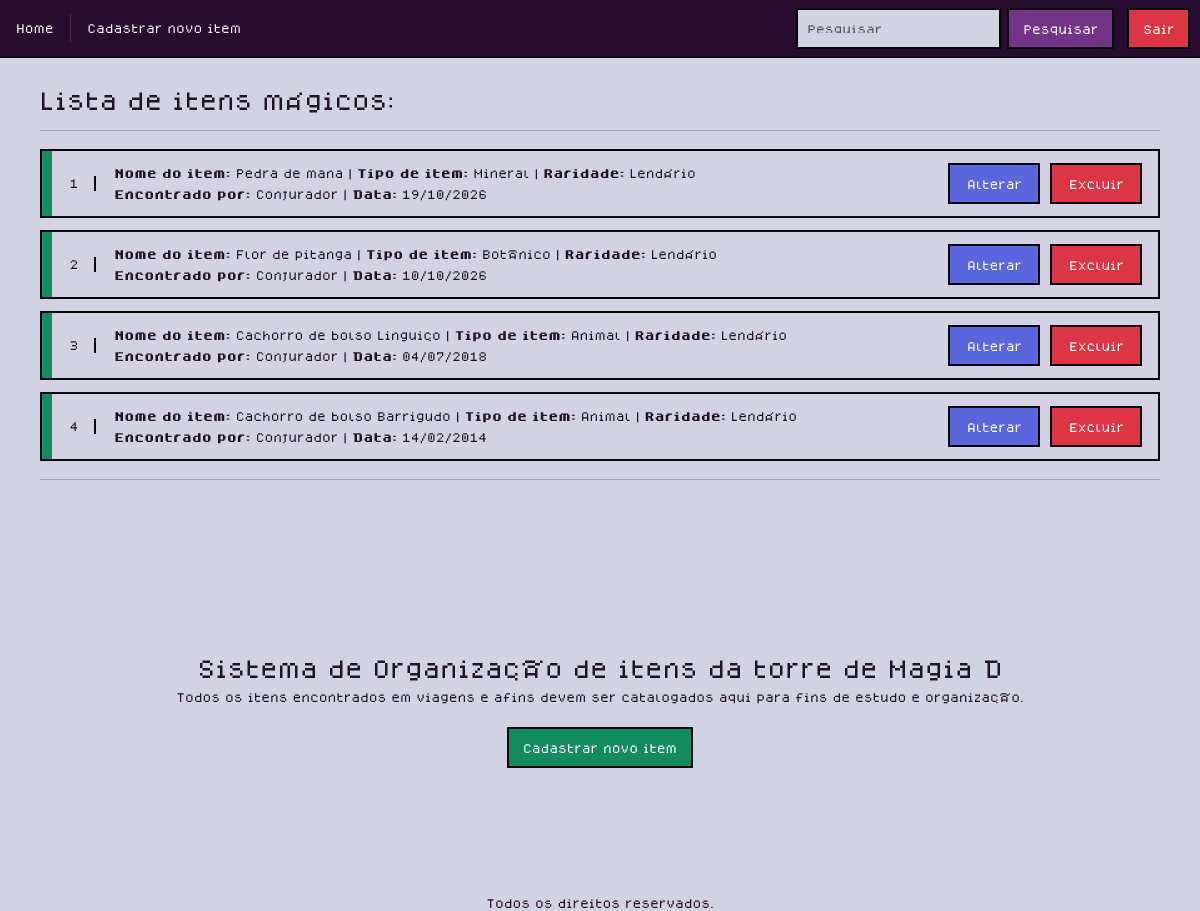
The app's page / (signed in) with its own data.
### apps/crud/models.py (models this page shows, shortened)
class Item(models.Model):
    codigo_item = models.AutoField(primary_key=True)
    nome_item = models.CharField(max_length=100, default="")
    tipo_item = models.CharField(max_length=100, default="")
    peso = models.CharField(max_length=30, default="")
    raridade = models.CharField(max_length=50, default="")
    descricao_item = models.TextField(blank=True, default="")
    nome_encontrador = models.CharField(max_length=100, default="")
    graduacao = models.CharField(max_length=50, default="")
    local_encontrado = models.CharField(max_length=150, default="")
    data_encontrado = models.DateField(null=True, blank=True)

### apps/crud/views.py (the view)
# urls.py: path('', views.index, name='index'),
@login_required
def index(request):
    itens = Item.objects.all()
    return render(request, "index.html", {'itens':itens})

### apps/crud/templates/index.html (shortened to what this page needs)
{% extends 'base-crud.html' %}
{% block content %}
    <div class="home-layout">
        <section aria-labelledby="home-title">
            <h1 id="home-title" class="home-title">Lista de itens mágicos:</h1>
            <hr class="home-divider">
            <div class="item-list">
                {% for item in itens %}
                    <article class="item-card">
                        <div class="item-code">{{ item.codigo_item }}</div>
                        <div class="item-data">
                            <div class="item-info-line">
                                <strong>Nome do item:</strong> {{ item.nome_item }} |
                                <strong>Tipo de item:</strong> {{ item.tipo_item }} |
                                <strong>Raridade:</strong> {{ item.raridade }}
                            </div>
                            <div class="item-info-line item-extra-info">
                                <strong>Encontrado por:</strong> {{ item.nome_encontrador }} |
                                <strong>Data:</strong> {{ item.data_encontrado|date:"d/m/Y" }}
                            </div>
                        </div>
                        <div class="item-actions">
                            <a class="btn btn-item-edit" href="{% url 'alterar_item' item.codigo_item %}">Alterar</a>
                            <form action="{% url 'excluir_item' item.codigo_item %}" method="POST">
                                <button class="btn btn-item-delete" type="submit">Excluir</button>
                            </form>
                        </div>
                    </article>
                {% empty %}
                    <p>Nenhum item cadastrado.</p>
                {% endfor %}
            </div>
        </section>
        <hr class="home-divider">
        <section class="home-info" aria-label="Sobre o sistema">
            <h2 class="home-info-title">Sistema de Organização de itens da torre de Magia D</h2>
            <p>Todos os itens encontrados em viagens e afins devem ser catalogados aqui para fins de estudo e organização.</p>
        </section>
        <div class="home-register">
            <a class="btn btn-register-item" href="{% url 'novo-item' %}">Cadastrar novo item</a>
        </div>
    </div>
{% endblock %}

### apps/crud/templates/base-crud.html (shortened to what this page needs)
{% load static %}
<!doctype html>
<html lang="pt-br">
  <head>
    <link href="https://cdn.jsdelivr.net/npm/bootstrap@5.3.8/dist/css/bootstrap.min.css" rel="stylesheet">
  </head>
  <body class="{% block body_class %}{% endblock %}">
    {% include 'includes/header.html' %}
    <main class="container vh-100">
        {% block content %}{% endblock %}
    </main>
    {% include 'includes/footer.html' %}
  </body>
</html>

### apps/crud/templates/includes/header.html (shortened to what this page needs)
<header>
    <nav class="navbar navbar-expand-lg site-navbar">
        <div class="container-fluid">
            <div class="collapse navbar-collapse" id="navbarSupportedContent">
                <ul class="navbar-nav me-auto mb-2 mb-lg-0">
                    <li class="nav-item">
                        <a class="nav-link active" aria-current="page" href="{% url 'index' %}">Home</a>
                    </li>
                    <li class="nav-item">
                        <a class="nav-link" href="{% url 'novo-item' %}">Cadastrar novo item</a>
                    </li>
                </ul>
                <form action="{% url 'buscar_item' %}" method="GET" class="d-flex nav-search" role="search">
                    <input class="form-control me-2" type="search" name="buscar" placeholder="Pesquisar" aria-label="Pesquisar itens" />
                    <button class="btn btn-search" type="submit"><span class="navbar-button-label">Pesquisar</span></button>
                </form>
                <a href="{% url 'logout' %}" class="btn btn-danger ms-3"><span class="navbar-button-label">Sair</span></a>
            </div>
        </div>
    </nav>
</header>

### apps/crud/templates/includes/footer.html
<footer class="container d-flex justify-content-center mt-5 site-footer">
    Todos os direitos reservados.
</footer>

### records on screen
Item: codigo_item "1", nome_item "Pedra de mana", tipo_item "Mineral", raridade "Lendário", nome_encontrador "Conjurador", data_encontrado "19/10/2026"
Item: codigo_item "2", nome_item "Flor de pitanga", tipo_item "Botânico", raridade "Lendário", nome_encontrador "Conjurador", data_encontrado "10/10/2026"
Item: codigo_item "3", nome_item "Cachorro de bolso Linguiço", tipo_item "Animal", raridade "Lendário", nome_encontrador "Conjurador", data_encontrado "04/07/2018"
Item: codigo_item "4", nome_item "Cachorro de bolso Barrigudo", tipo_item "Animal", raridade "Lendário", nome_encontrador "Conjurador", data_encontrado "14/02/2014"
